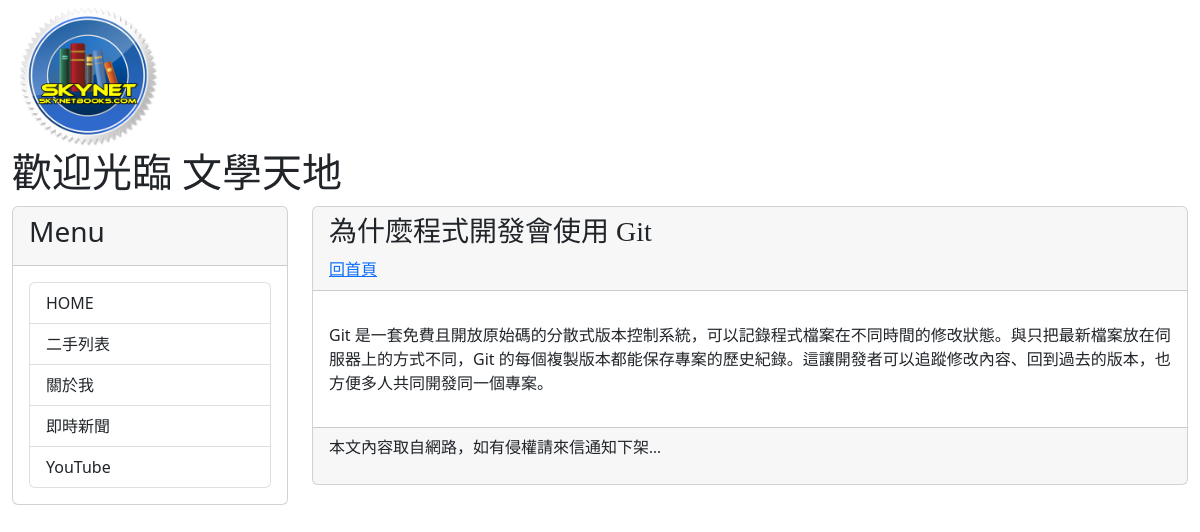
Page /post/post3/ on the committed database.
### mysite/models.py (models this page shows, shortened)
class Post(models.Model):
    title = models.CharField(max_length=200)
    slug = models.CharField(max_length=200)
    body = models.TextField()
    pub_date = models.DateTimeField(auto_now_add=True)
    class Meta:
        ordering = ('-pub_date',)

### mysite/views.py (the view)
# urls.py: path('post/<slug:slug>/', showpost),
def showpost(request, slug):
    try:
        post = Post.objects.get(slug=slug)
        if post != None:
            return render(request, 'post.html', locals())
    except:
        return redirect('/')

### mysite/templatetags/markdown_extras.py (called while the page is built)
@register.filter
@stringfilter
def convert_markdown(text):
    return markdown.markdown(text)

### templates/post.html (shortened to what this page needs)
{% extends 'base.html' %}
{% load markdown_extras %}
{% block headmessage %}
<h3 style="font-family:微軟正黑體;">
    {{ post.title }}
</h3>
<a style="font-family:微軟正黑體;" href="/">
    回首頁
</a>
{% endblock %}
{% block content %}
<p style="font-family:微軟正黑體;font-size:12pt;letter-spacing:2pt;">
    {{ post.body | convert_markdown | safe }}
</p>
{% endblock %}

### rows in the picture
Post: title "為什麼程式開發會使用 Git", body|convert_markdown "Git 是一套免費且開放原始碼的分散式版本控制系統，可以記錄程式檔案在不同時間的修改狀態。與只把最新檔案放在伺服器上的方式不同，Git 的每個複製版本都能保存專案的歷史紀錄。這讓開發者可以追蹤修改內容、回到過去的版本，也方便多人共同開發同一個專案。"
